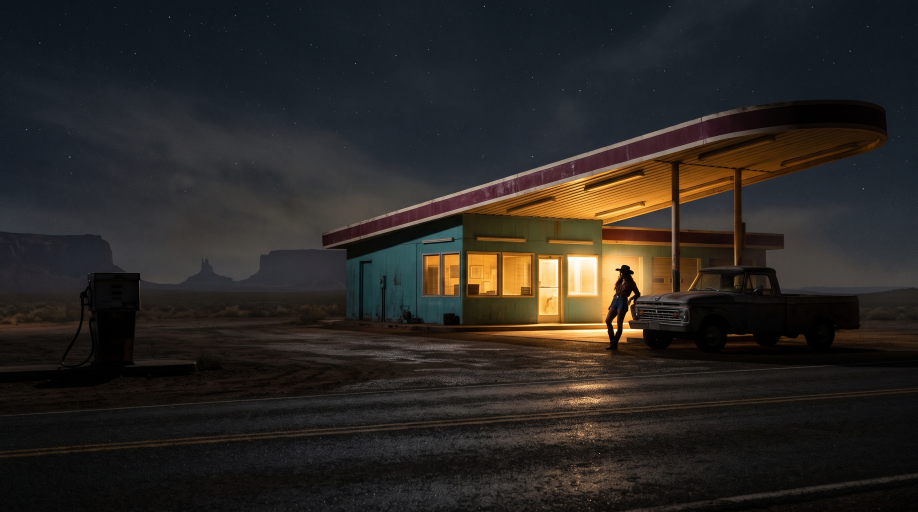
#> input picture gallery/Cowgirl_leaning_against_pickup_t…_04266947_2K.jpg, 2752 x 1536 px (shown at 1/3 size)
$ python instagram_ready.py '../../../gallery/Cowgirl_leaning_against_pickup_t…_04266947_2K.jpg' --out-dir out
#> lines starting #> are read from the running program, lines starting #| are printed output that depends on the picture
#!/usr/bin/env python3
"""Compose existing panels into HOTEL-style Instagram post and Story layouts."""

from __future__ import annotations

import argparse
from io import BytesIO
import json
import math
from pathlib import Path
import re
import sys

try:
    from PIL import Image, ImageCms, ImageColor, ImageOps
except ImportError:
    raise SystemExit("Pillow is required. Install it with: python -m pip install Pillow")


LAYOUTS = {
    "post": {"size": (1080, 1350), "area": (12, 12, 1068, 1338), "gap": 12, "label": "Grid"},
    "story": {"size": (1080, 1920), "area": (12, 150, 1068, 1770), "gap": 18, "label": "Story"},
}
SRGB = ImageCms.ImageCmsProfile(ImageCms.createProfile("sRGB"))


def panel_boxes(count: int, columns: int, layout: dict) -> list[tuple[int, int, int, int]]:
    if count < 1 or columns < 1 or columns > count:
        raise ValueError("Provide at least one panel and a column count from 1 to the panel count.")
    rows = math.ceil(count / columns)
    left, top, right, bottom = layout["area"]
    gap = layout["gap"]
    width = right - left - gap * (columns - 1)
    height = bottom - top - gap * (rows - 1)
    if width < columns or height < rows:
        raise ValueError("Too many panels for this canvas and gutter size.")
    boxes = []
    for index in range(count):
        row, col = divmod(index, columns)
        x0 = left + width * col // columns + gap * col
        y0 = top + height * row // rows + gap * row
        x1 = left + width * (col + 1) // columns + gap * col
        y1 = top + height * (row + 1) // rows + gap * row
        boxes.append((x0, y0, x1, y1))
    return boxes


def load_panel(entry: dict, base: Path, background: tuple) -> tuple[Image.Image, dict]:
#> called with background = (0, 0, 0)
    if not isinstance(entry, dict) or not isinstance(entry.get("path"), str):
        raise ValueError("Each panel needs a string 'path'.")
    path = (base / entry["path"]).resolve()
    with Image.open(path) as source:
#> source is the input picture: PIL image 2752x1536 RGB; mean R, G, B 42.4, 38.8, 35.6
        image = ImageOps.exif_transpose(source)
        original_size = image.size
#> original_size = (2752, 1536)
        profile = image.info.get("icc_profile")
        has_alpha = "A" in image.getbands() or "transparency" in image.info
#> has_alpha = False
        alpha = image.convert("RGBA").getchannel("A") if has_alpha else None
        if profile:
            input_profile = ImageCms.ImageCmsProfile(BytesIO(profile))
            color_image = image if image.mode in ("RGB", "CMYK", "L") else image.convert("RGB")
            image = ImageCms.profileToProfile(color_image, input_profile, SRGB, outputMode="RGB")
        else:
            image = image.convert("RGB")
        if alpha is not None:
            flattened = Image.new("RGB", image.size, background)
            flattened.paste(image, (0, 0), alpha)
            image = flattened
        image.load()
    box = entry.get("box")
    if box is not None:
        if not isinstance(box, list) or len(box) != 4 or any(type(n) is not int for n in box):
            raise ValueError("Panel 'box' must contain four integer pixel coordinates.")
        l, t, r, b = box
        if not (0 <= l < r <= image.width and 0 <= t < b <= image.height):
            raise ValueError(f"Panel crop box is outside the oriented image: {path}")
        image = image.crop(tuple(box))
    return image, {"path": str(path), "oriented_size": list(original_size), "source_box": box,
                   "color_input": "embedded ICC converted to sRGB" if profile else "untagged assumed sRGB"}


def settings(entry: dict, target: str, default_fit: str) -> tuple[str, tuple[float, float]]:
    overrides = entry.get("formats", {})
    if not isinstance(overrides, dict) or not isinstance(overrides.get(target, {}), dict):
        raise ValueError("Panel 'formats' must map output names to settings objects.")
    options = {**entry, **overrides.get(target, {})}
    fit = options.get("fit", default_fit)
    align = options.get("align", [0.5, 0.5])
    if fit not in ("cover", "contain"):
        raise ValueError("Panel fit must be 'cover' or 'contain'.")
    if (not isinstance(align, (list, tuple)) or len(align) != 2
            or any(type(n) not in (int, float) or not math.isfinite(n) or not 0 <= n <= 1 for n in align)):
        raise ValueError("Panel alignment needs two finite numbers between 0 and 1.")
    return fit, tuple(align)


def render_panel(image: Image.Image, size: tuple[int, int], fit: str,
                 align: tuple[float, float], background: tuple) -> tuple[Image.Image, dict]:
    w, h = image.size
    tw, th = size
    if fit == "contain":
        scale = min(tw / w, th / h)
        scaled_size = (max(1, min(tw, round(w * scale))), max(1, min(th, round(h * scale))))
        fitted = image.resize(scaled_size, Image.Resampling.LANCZOS)
        result = Image.new("RGB", size, background)
        result.paste(fitted, ((tw - fitted.width) // 2, (th - fitted.height) // 2))
        crop = (0, 0, w, h)
    else:
        scale = max(tw / w, th / h)
        cw, ch = tw / scale, th / scale
        l, t = (w - cw) * align[0], (h - ch) * align[1]
        crop = (l, t, min(w, l + cw), min(h, t + ch))
        result = image.resize(size, Image.Resampling.LANCZOS, box=crop)
    return result, {"fit": fit, "align": list(align), "crop_in_panel": [round(n, 3) for n in crop],
                    "upscaled": scale > 1.000001}


def export(args: argparse.Namespace) -> dict:
    background = ImageColor.getrgb(args.background)
    if len(background) != 3:
        raise ValueError("Choose an opaque RGB background color.")
    if args.manifest:
        if args.inputs:
            raise ValueError("Use positional input images or --manifest, not both.")
        manifest = args.manifest.resolve()
        data = json.loads(manifest.read_text(encoding="utf-8-sig"))
        entries = data.get("panels") if isinstance(data, dict) else None
        base = manifest.parent
    else:
        entries = [{"path": path} for path in args.inputs]
        base = Path.cwd()
    if not isinstance(entries, list) or not entries:
        raise ValueError("Provide input images or a manifest with a nonempty 'panels' array.")
    targets = list(dict.fromkeys(args.formats))
    loaded = [load_panel(entry, base, background) for entry in entries]
#> loaded = 1 item
    # Validate every layout and override before creating any output files.
    boxes_by_target = {target: panel_boxes(len(entries), args.columns, LAYOUTS[target]) for target in targets}
    options = {target: [settings(entry, target, args.fit) for entry in entries] for target in targets}
    name = args.name.strip()
    if not name or re.search(r'[<>:"/\\|?*\x00-\x1f]', name) or name.endswith((".", " ")):
        raise ValueError("--name must be a nonempty filename stem without path separators.")
    output_dir = args.out_dir.resolve()
    suffix = ".jpg" if args.file_type == "jpg" else ".png"
    version = 1
    while True:
        stem = name if version == 1 else f"{name}_v{version}"
        paths = {target: output_dir / f"{stem}_Instagram_{LAYOUTS[target]['label']}_{LAYOUTS[target]['size'][0]}x{LAYOUTS[target]['size'][1]}{suffix}" for target in targets}
        report_path = output_dir / f"{stem}_Instagram_layout.json"
        if not any(path.exists() for path in [*paths.values(), report_path]):
            break
        version += 1
    output_dir.mkdir(parents=True, exist_ok=True)
    report = {"name": name, "background": args.background, "columns": args.columns,
              "sources": [metadata for _, metadata in loaded], "outputs": {}}
    for target in targets:
        layout = LAYOUTS[target]
        canvas = Image.new("RGB", layout["size"], background)
        records = []
        for (image, _), box, (fit, align) in zip(loaded, boxes_by_target[target], options[target]):
            l, t, r, b = box
            panel, detail = render_panel(image, (r - l, b - t), fit, align, background)
            canvas.paste(panel, (l, t))
            records.append({"destination_box": list(box), **detail})
        save_options = {"icc_profile": SRGB.tobytes()}
        if args.file_type == "jpg":
            save_options.update(quality=95, subsampling=0, optimize=True)
        with paths[target].open("xb") as output:
            canvas.save(output, format="JPEG" if args.file_type == "jpg" else "PNG", **save_options)
        report["outputs"][target] = {"path": str(paths[target]), "size": list(canvas.size), "panels": records}
#> this loop made 2 passes
#> pass 1, in render_panel, `result = image.resize(size, Image.Resampling.LANCZOS, box=crop)`:
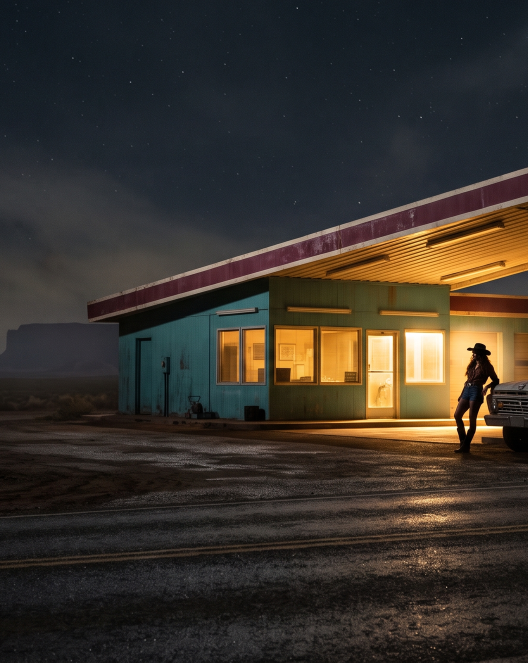
#> result: PIL image 1056x1326 RGB (shown at 1/2 size); mean R, G, B 57.4, 50.6, 43
#> pass 2, in render_panel (call 2), `result = image.resize(size, Image.Resampling.LANCZOS, box=crop)`:
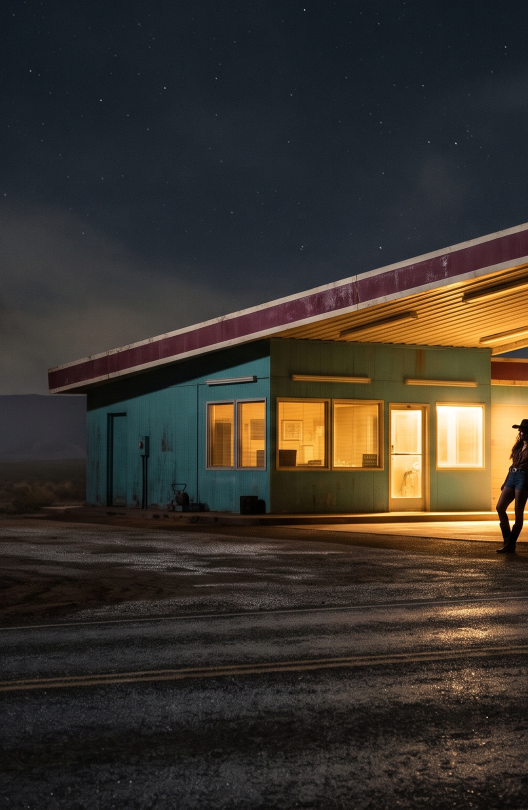
#> result: PIL image 1056x1620 RGB (shown at 1/2 size); mean R, G, B 58.5, 51.9, 44
#> after the loop:
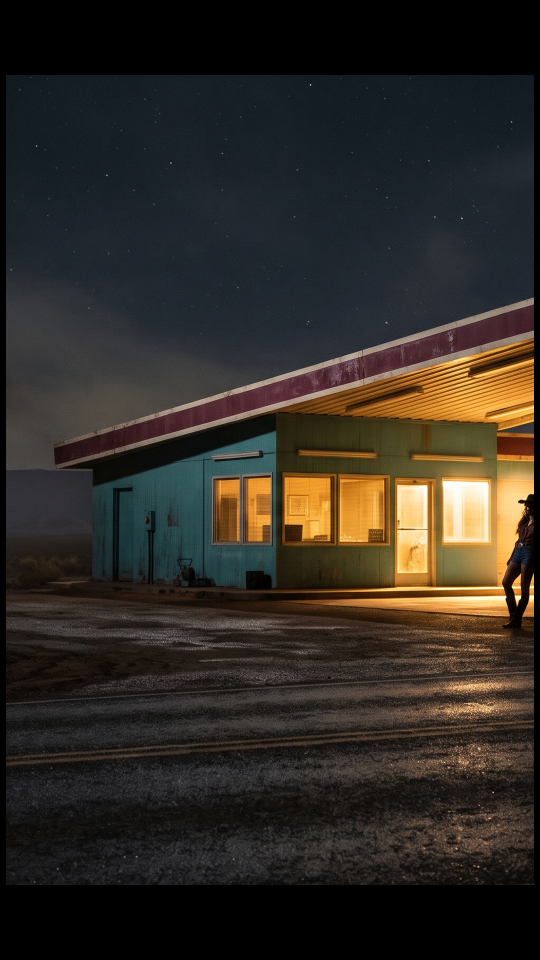
#> canvas: PIL image 1080x1920 RGB (shown at 1/2 size); mean R, G, B 48.2, 42.8, 36.3
#> after the loop, report = 5 items
    with report_path.open("x", encoding="utf-8") as output:
        json.dump(report, output, indent=2, ensure_ascii=False)
        output.write("\n")
    return {"outputs": {target: str(path) for target, path in paths.items()}, "layout_report": str(report_path)}


def main() -> int:
    parser = argparse.ArgumentParser(description=__doc__)
    parser.add_argument("inputs", nargs="*", help="Original images in desired reading order")
    parser.add_argument("--manifest", type=Path, help="JSON panel sources, extraction boxes, and crop settings")
    parser.add_argument("--out-dir", required=True, type=Path)
    parser.add_argument("--name", default="InstagramReady")
    parser.add_argument("--formats", nargs="+", choices=tuple(LAYOUTS), default=["post", "story"])
    parser.add_argument("--fit", choices=("cover", "contain"), default="cover")
    parser.add_argument("--columns", type=int, default=1)
    parser.add_argument("--background", default="#000000")
    parser.add_argument("--file-type", choices=("jpg", "png"), default="jpg")
    args = parser.parse_args()
    try:
        print(json.dumps(export(args), indent=2))
        return 0
    except (OSError, ValueError, TypeError, ImageCms.PyCMSError) as exc:
        print(f"Error: {exc}", file=sys.stderr)
        return 1


if __name__ == "__main__":
    raise SystemExit(main())
#> (the program exits here)

$ run again, on gallery/01_The_Taxi.jpg
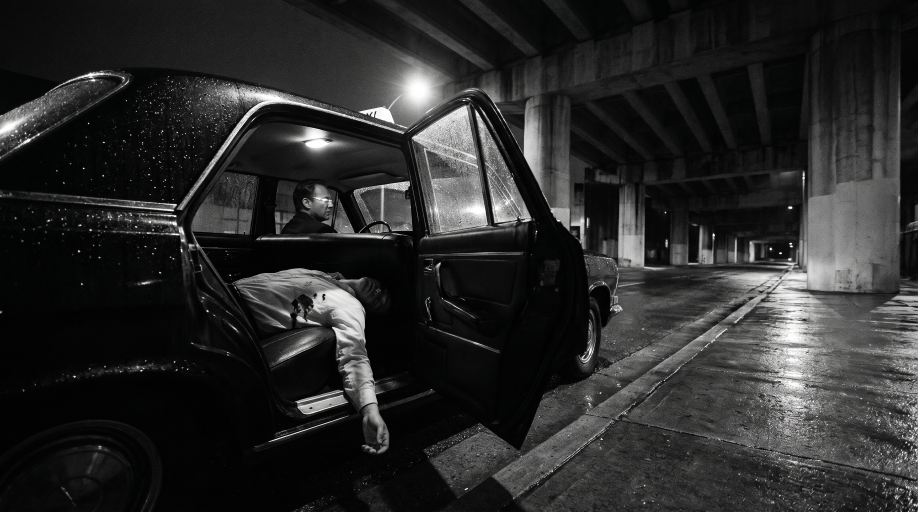
#> input picture gallery/01_The_Taxi.jpg, 2752 x 1536 px (shown at 1/3 size)
#> in load_panel, source is the input picture: PIL image 2752x1536 RGB; mean R, G, B 41.8, 42, 41.7
#> has_alpha = False
#> loaded = 1 item
#> the loop in export, `for target in targets:` made 2 passes
#> pass 1, in render_panel, `result = image.resize(size, Image.Resampling.LANCZOS, box=crop)`:
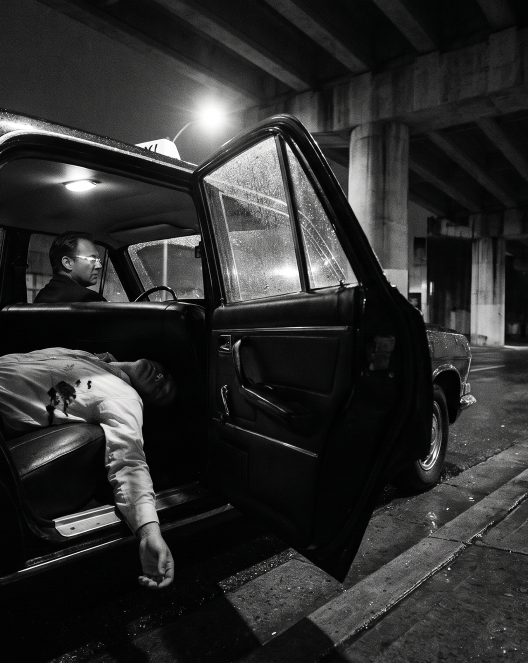
#> result: PIL image 1056x1326 RGB (shown at 1/2 size); mean R, G, B 45.1, 45.3, 45
#> after the loop in export, `for target in targets:`:
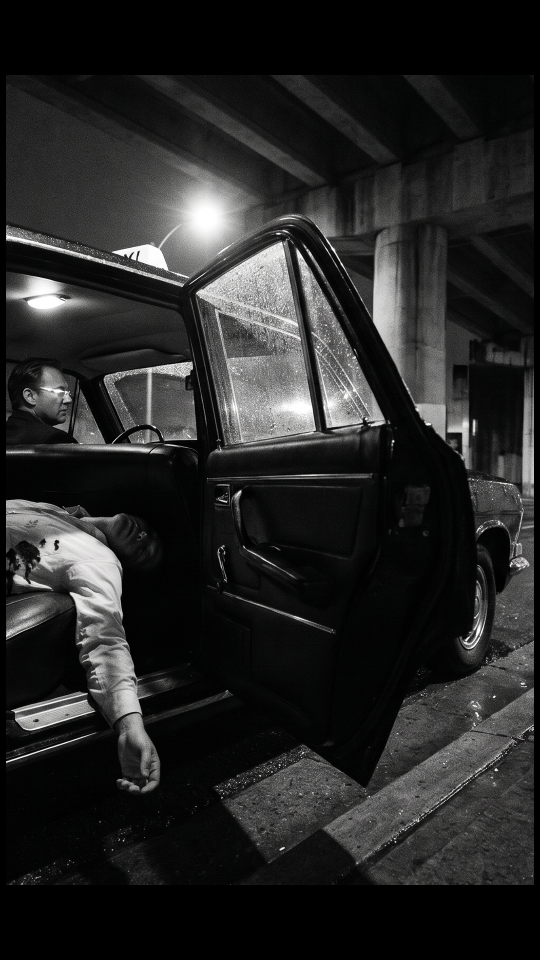
#> canvas: PIL image 1080x1920 RGB (shown at 1/2 size); mean R, G, B 38.1, 38.3, 38
#> after the loop in export, `for target in targets:`: report = 5 items

$ run again, on gallery/02_The_Guest.jpg
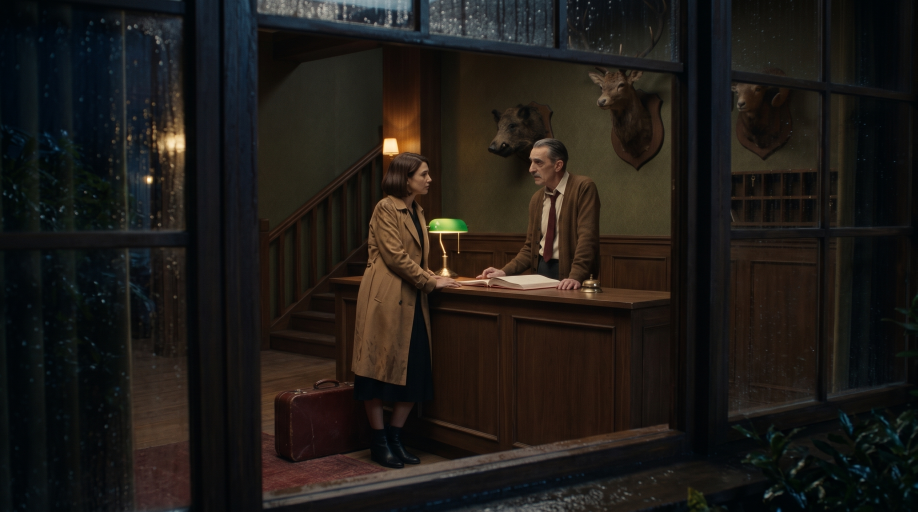
#> input picture gallery/02_The_Guest.jpg, 2752 x 1536 px (shown at 1/3 size)
#> in load_panel, source is the input picture: PIL image 2752x1536 RGB; mean R, G, B 30.8, 27.2, 23.6
#> has_alpha = False
#> loaded = 1 item
#> the loop in export, `for target in targets:` made 2 passes
#> pass 1, in render_panel, `result = image.resize(size, Image.Resampling.LANCZOS, box=crop)`:
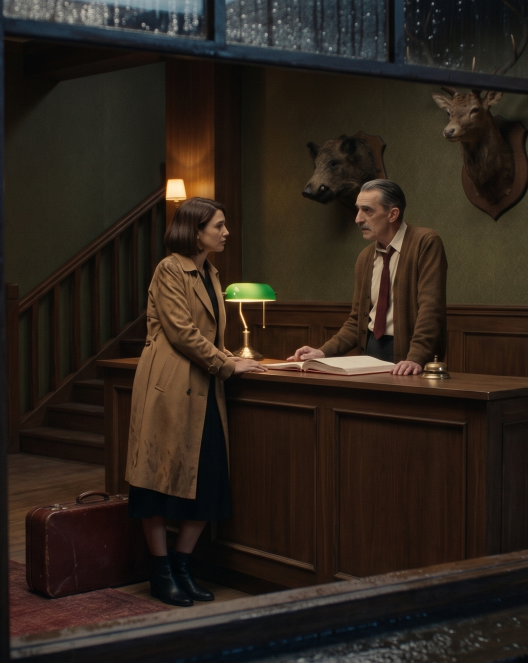
#> result: PIL image 1056x1326 RGB (shown at 1/2 size); mean R, G, B 45.6, 36, 28
#> after the loop in export, `for target in targets:`:
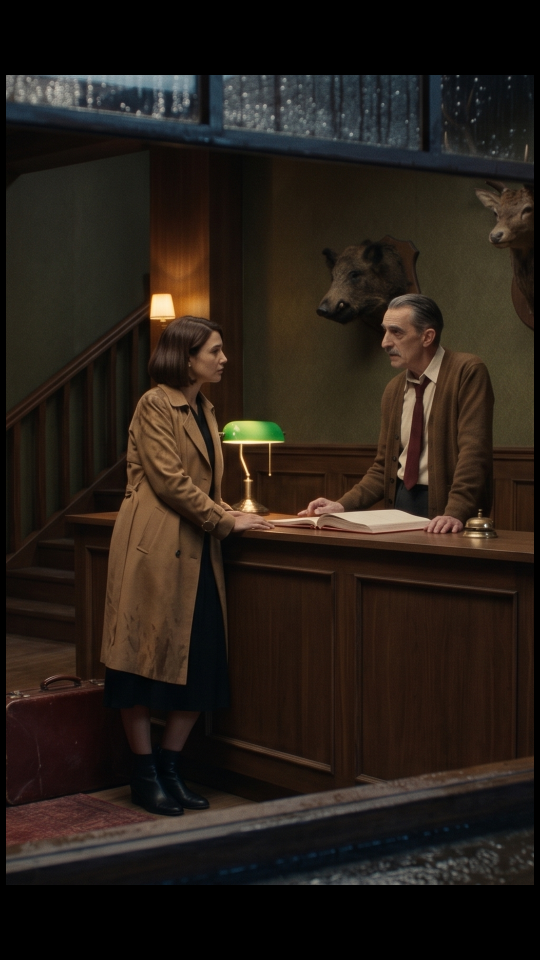
#> canvas: PIL image 1080x1920 RGB (shown at 1/2 size); mean R, G, B 39, 30.8, 24
#> after the loop in export, `for target in targets:`: report = 5 items

$ run again, on gallery/02_The_Preparation.jpg
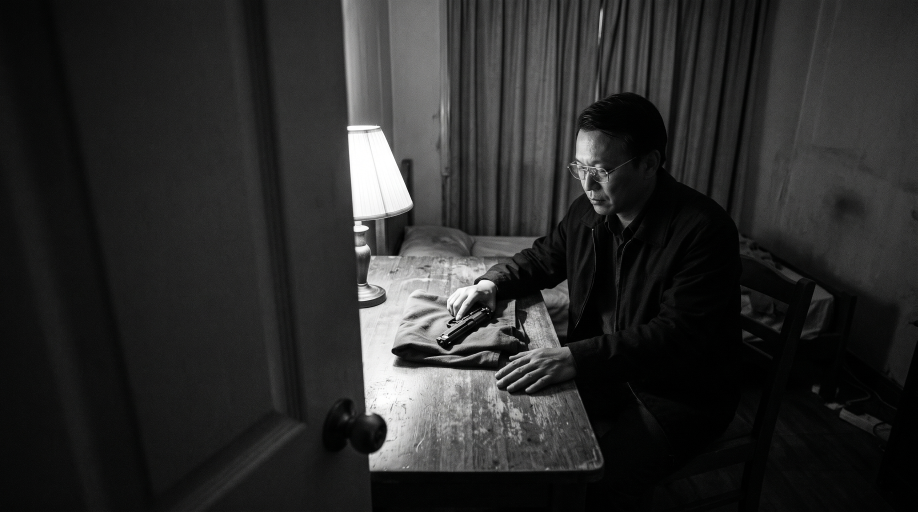
#> input picture gallery/02_The_Preparation.jpg, 2752 x 1536 px (shown at 1/3 size)
#> in load_panel, source is the input picture: PIL image 2752x1536 RGB; mean R, G, B 43, 43.1, 42.8
#> has_alpha = False
#> loaded = 1 item
#> the loop in export, `for target in targets:` made 2 passes
#> pass 1, in render_panel, `result = image.resize(size, Image.Resampling.LANCZOS, box=crop)`:
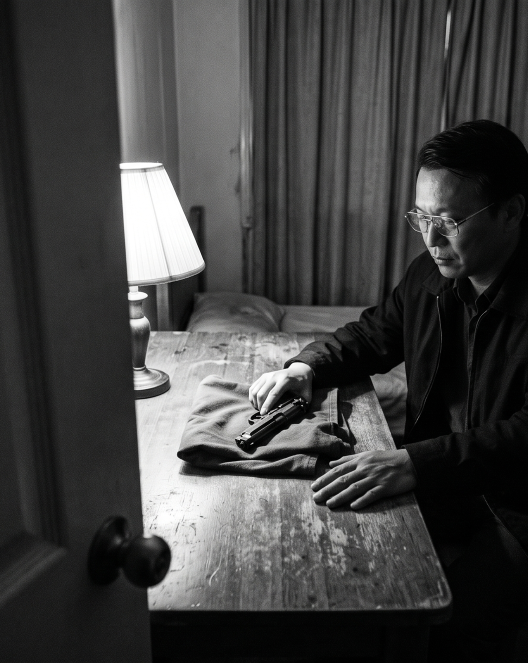
#> result: PIL image 1056x1326 RGB (shown at 1/2 size); mean R, G, B 65.7, 65.8, 65.4
#> after the loop in export, `for target in targets:`:
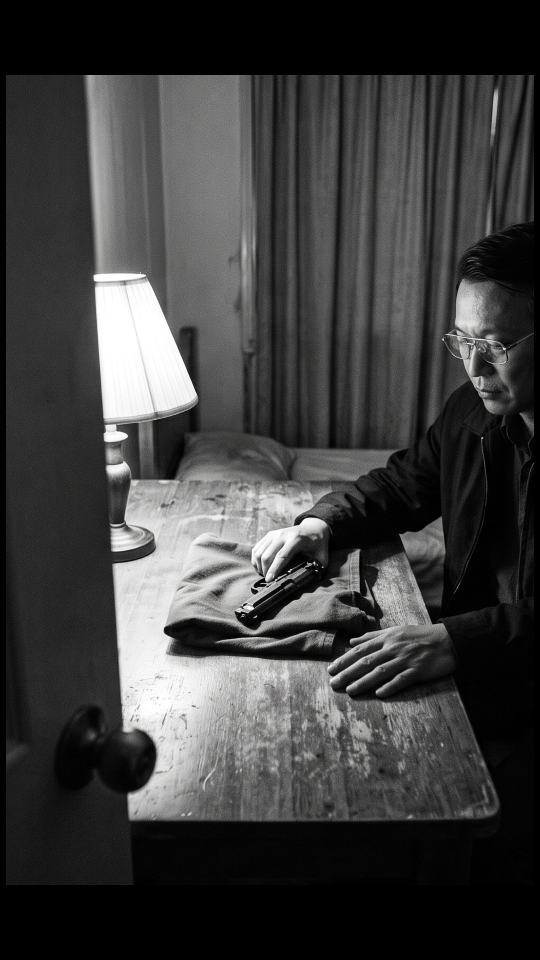
#> canvas: PIL image 1080x1920 RGB (shown at 1/2 size); mean R, G, B 61.6, 61.7, 61.3
#> after the loop in export, `for target in targets:`: report = 5 items
